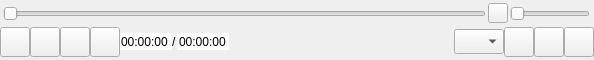
<?xml version="1.0" encoding="UTF-8"?>
<ui version="4.0">
 <class>CtrlBar</class>
 <widget class="QWidget" name="CtrlBar">
  <property name="geometry">
   <rect>
    <x>0</x>
    <y>0</y>
    <width>594</width>
    <height>60</height>
   </rect>
  </property>
  <property name="maximumSize">
   <size>
    <width>16777215</width>
    <height>60</height>
   </size>
  </property>
  <property name="windowTitle">
   <string>Form</string>
  </property>
  <layout class="QGridLayout" name="gridLayout_3">
   <property name="leftMargin">
    <number>0</number>
   </property>
   <property name="topMargin">
    <number>0</number>
   </property>
   <property name="rightMargin">
    <number>0</number>
   </property>
   <property name="bottomMargin">
    <number>0</number>
   </property>
   <property name="spacing">
    <number>0</number>
   </property>
   <item row="0" column="0">
    <widget class="QWidget" name="PlaySliderBgWidget" native="true">
     <property name="maximumSize">
      <size>
       <width>16777215</width>
       <height>25</height>
      </size>
     </property>
     <layout class="QHBoxLayout" name="horizontalLayout">
      <property name="spacing">
       <number>0</number>
      </property>
      <property name="leftMargin">
       <number>3</number>
      </property>
      <property name="topMargin">
       <number>0</number>
      </property>
      <property name="rightMargin">
       <number>0</number>
      </property>
      <property name="bottomMargin">
       <number>0</number>
      </property>
      <item>
       <widget class="CustomSlider" name="PlaySlider">
        <property name="maximum">
         <number>65536</number>
        </property>
        <property name="orientation">
         <enum>Qt::Orientation::Horizontal</enum>
        </property>
       </widget>
      </item>
      <item>
       <widget class="QWidget" name="widget_2" native="true">
        <property name="maximumSize">
         <size>
          <width>108</width>
          <height>25</height>
         </size>
        </property>
        <layout class="QGridLayout" name="gridLayout_2">
         <property name="leftMargin">
          <number>0</number>
         </property>
         <property name="topMargin">
          <number>0</number>
         </property>
         <property name="rightMargin">
          <number>0</number>
         </property>
         <property name="bottomMargin">
          <number>0</number>
         </property>
         <property name="spacing">
          <number>0</number>
         </property>
         <item row="0" column="0">
          <widget class="QPushButton" name="VolumeBtn">
           <property name="minimumSize">
            <size>
             <width>20</width>
             <height>20</height>
            </size>
           </property>
           <property name="maximumSize">
            <size>
             <width>20</width>
             <height>20</height>
            </size>
           </property>
           <property name="text">
            <string/>
           </property>
          </widget>
         </item>
         <item row="0" column="1">
          <widget class="CustomSlider" name="VolumeSlider">
           <property name="minimumSize">
            <size>
             <width>80</width>
             <height>25</height>
            </size>
           </property>
           <property name="maximumSize">
            <size>
             <width>80</width>
             <height>25</height>
            </size>
           </property>
           <property name="orientation">
            <enum>Qt::Orientation::Horizontal</enum>
           </property>
          </widget>
         </item>
        </layout>
       </widget>
      </item>
     </layout>
    </widget>
   </item>
   <item row="1" column="0">
    <layout class="QGridLayout" name="gridLayout">
     <property name="spacing">
      <number>0</number>
     </property>
     <item row="0" column="8">
      <spacer name="horizontalSpacer_2">
       <property name="orientation">
        <enum>Qt::Orientation::Horizontal</enum>
       </property>
       <property name="sizeHint" stdset="0">
        <size>
         <width>40</width>
         <height>20</height>
        </size>
       </property>
      </spacer>
     </item>
     <item row="0" column="2">
      <widget class="QPushButton" name="BackwardBtn">
       <property name="minimumSize">
        <size>
         <width>30</width>
         <height>30</height>
        </size>
       </property>
       <property name="maximumSize">
        <size>
         <width>30</width>
         <height>30</height>
        </size>
       </property>
       <property name="text">
        <string/>
       </property>
      </widget>
     </item>
     <item row="0" column="11">
      <widget class="QPushButton" name="PlaylistCtrlBtn">
       <property name="minimumSize">
        <size>
         <width>30</width>
         <height>30</height>
        </size>
       </property>
       <property name="maximumSize">
        <size>
         <width>30</width>
         <height>30</height>
        </size>
       </property>
       <property name="font">
        <font>
         <pointsize>20</pointsize>
        </font>
       </property>
       <property name="text">
        <string/>
       </property>
      </widget>
     </item>
     <item row="0" column="7">
      <widget class="QTimeEdit" name="VideoTotalTimeTimeEdit">
       <property name="maximumSize">
        <size>
         <width>70</width>
         <height>16777215</height>
        </size>
       </property>
       <property name="wrapping">
        <bool>false</bool>
       </property>
       <property name="frame">
        <bool>false</bool>
       </property>
       <property name="alignment">
        <set>Qt::AlignmentFlag::AlignLeading|Qt::AlignmentFlag::AlignLeft|Qt::AlignmentFlag::AlignVCenter</set>
       </property>
       <property name="readOnly">
        <bool>true</bool>
       </property>
       <property name="buttonSymbols">
        <enum>QAbstractSpinBox::ButtonSymbols::NoButtons</enum>
       </property>
       <property name="keyboardTracking">
        <bool>true</bool>
       </property>
       <property name="displayFormat">
        <string>HH:mm:ss</string>
       </property>
      </widget>
     </item>
     <item row="0" column="6">
      <widget class="QLabel" name="TimeSplitLabel">
       <property name="maximumSize">
        <size>
         <width>8</width>
         <height>16777215</height>
        </size>
       </property>
       <property name="text">
        <string>/</string>
       </property>
      </widget>
     </item>
     <item row="0" column="0">
      <widget class="QPushButton" name="PlayOrPauseBtn">
       <property name="minimumSize">
        <size>
         <width>30</width>
         <height>30</height>
        </size>
       </property>
       <property name="maximumSize">
        <size>
         <width>30</width>
         <height>30</height>
        </size>
       </property>
       <property name="text">
        <string/>
       </property>
      </widget>
     </item>
     <item row="0" column="12">
      <widget class="QPushButton" name="SettingBtn">
       <property name="minimumSize">
        <size>
         <width>30</width>
         <height>30</height>
        </size>
       </property>
       <property name="maximumSize">
        <size>
         <width>30</width>
         <height>30</height>
        </size>
       </property>
       <property name="text">
        <string/>
       </property>
      </widget>
     </item>
     <item row="0" column="5">
      <widget class="QTimeEdit" name="VideoPlayTimeTimeEdit">
       <property name="maximumSize">
        <size>
         <width>70</width>
         <height>16777215</height>
        </size>
       </property>
       <property name="frame">
        <bool>false</bool>
       </property>
       <property name="alignment">
        <set>Qt::AlignmentFlag::AlignRight|Qt::AlignmentFlag::AlignTrailing|Qt::AlignmentFlag::AlignVCenter</set>
       </property>
       <property name="readOnly">
        <bool>true</bool>
       </property>
       <property name="buttonSymbols">
        <enum>QAbstractSpinBox::ButtonSymbols::NoButtons</enum>
       </property>
       <property name="displayFormat">
        <string>HH:mm:ss</string>
       </property>
      </widget>
     </item>
     <item row="0" column="9">
      <widget class="QComboBox" name="SpeedCombo">
       <property name="minimumSize">
        <size>
         <width>0</width>
         <height>25</height>
        </size>
       </property>
       <property name="maximumSize">
        <size>
         <width>50</width>
         <height>25</height>
        </size>
       </property>
      </widget>
     </item>
     <item row="0" column="3">
      <widget class="QPushButton" name="ForwardBtn">
       <property name="minimumSize">
        <size>
         <width>30</width>
         <height>30</height>
        </size>
       </property>
       <property name="maximumSize">
        <size>
         <width>30</width>
         <height>30</height>
        </size>
       </property>
       <property name="text">
        <string/>
       </property>
      </widget>
     </item>
     <item row="0" column="1">
      <widget class="QPushButton" name="StopBtn">
       <property name="minimumSize">
        <size>
         <width>30</width>
         <height>30</height>
        </size>
       </property>
       <property name="maximumSize">
        <size>
         <width>30</width>
         <height>30</height>
        </size>
       </property>
       <property name="text">
        <string/>
       </property>
      </widget>
     </item>
     <item row="0" column="10">
      <widget class="QPushButton" name="CycleSettingBtn">
       <property name="minimumSize">
        <size>
         <width>30</width>
         <height>30</height>
        </size>
       </property>
       <property name="maximumSize">
        <size>
         <width>30</width>
         <height>30</height>
        </size>
       </property>
       <property name="font">
        <font>
         <pointsize>20</pointsize>
        </font>
       </property>
       <property name="text">
        <string/>
       </property>
      </widget>
     </item>
    </layout>
   </item>
  </layout>
 </widget>
 <customwidgets>
  <customwidget>
   <class>CustomSlider</class>
   <extends>QSlider</extends>
   <header>CustomSlider.h</header>
  </customwidget>
 </customwidgets>
 <resources/>
 <connections/>
</ui>
